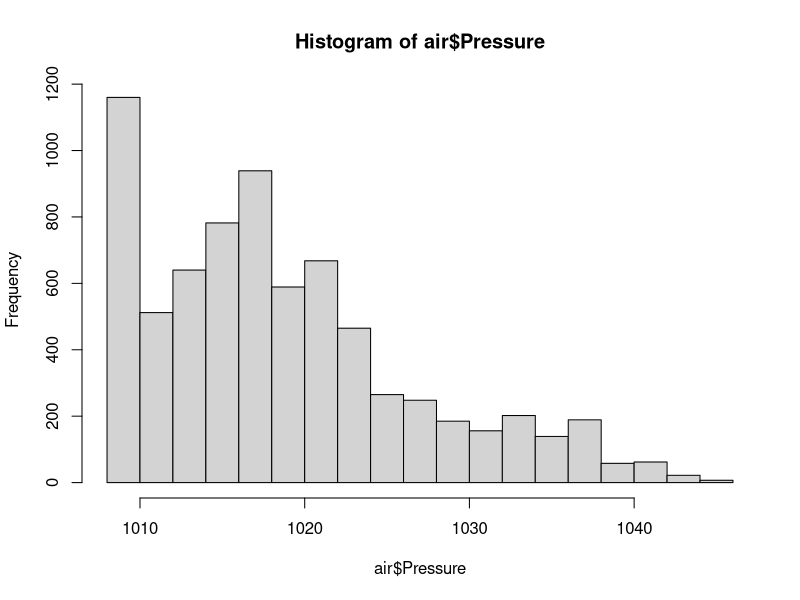
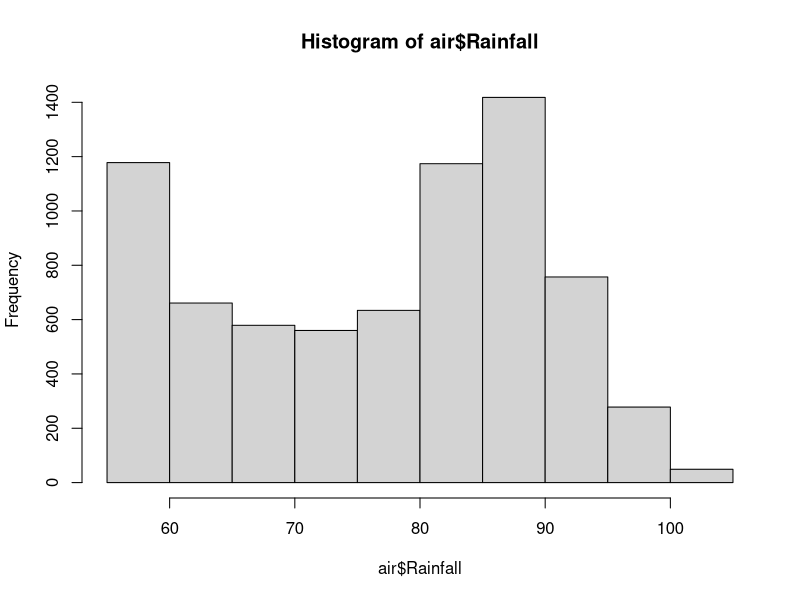
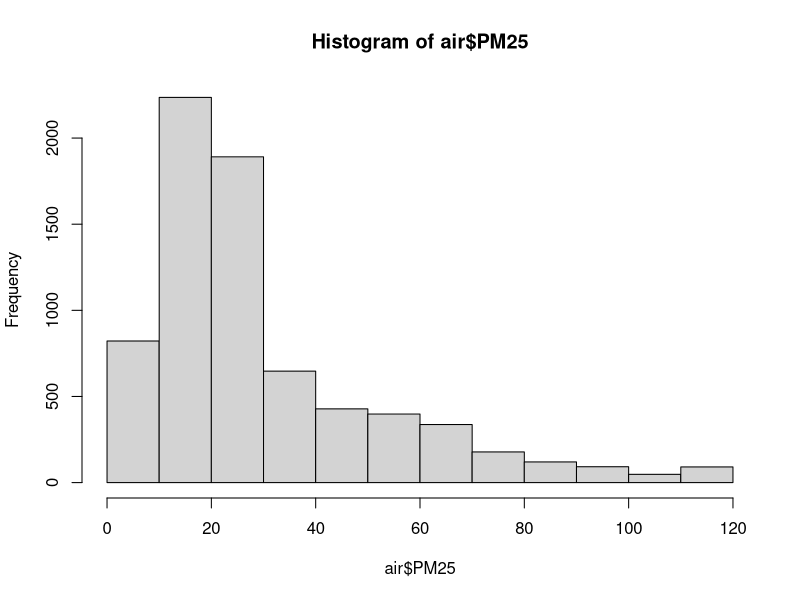
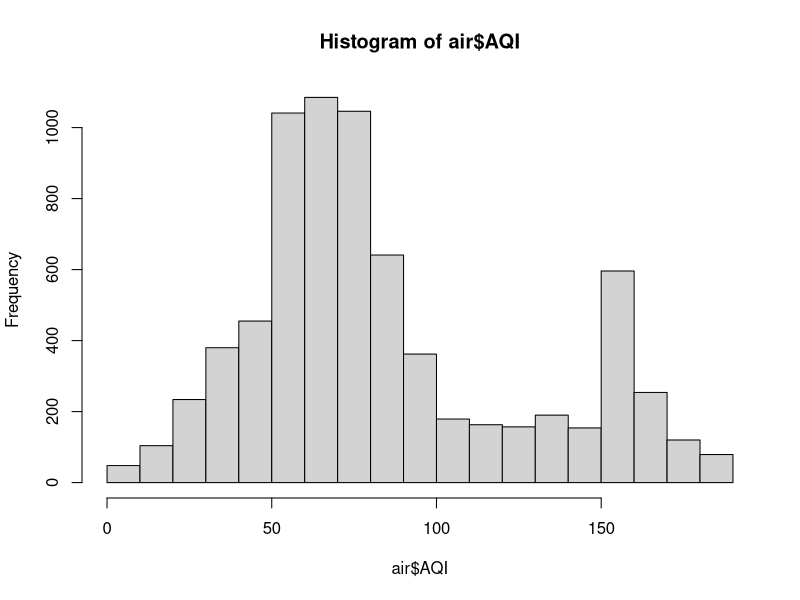
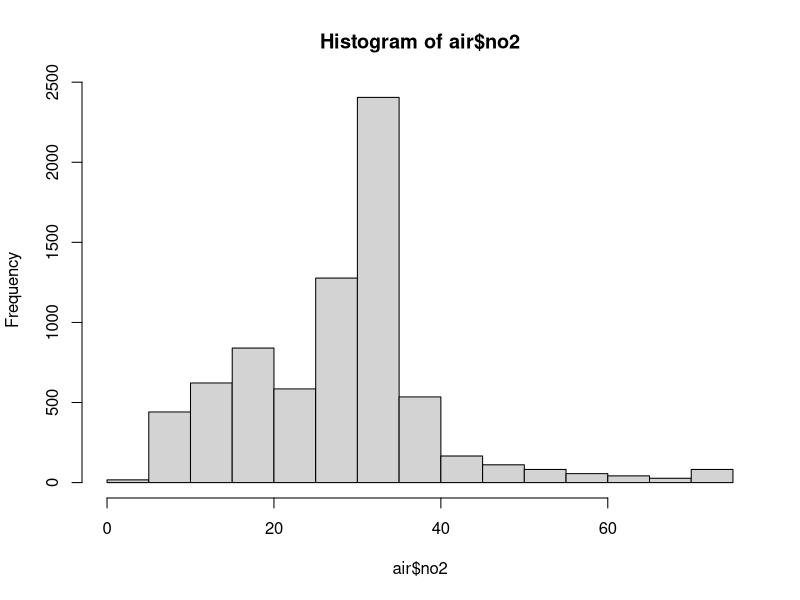

R code for these plots, in order: (Note: this script raises an error after producing the figures.)
# add library and read data
library(tidyverse)
air <- read_csv("data.csv")
summary(air)

# removed the outliers in Pressure 
hist(air$Pressure)
uv <-  quantile(air$Pressure , .1)
air$Pressure[air$Pressure < uv] <- uv
summary(air$Pressure)

# removed the outliers in Rainfall
hist(air$Rainfall)
quantile(air$Rainfall, .1)
vu <- quantile(air$Rainfall, .1)
air$Rainfall[air$Rainfall < vu] <- vu

# removed the outliers in PM25
summary(air$PM25)
hist(air$PM25)
quantile(air$PM25,.99)
lv <- quantile(air$PM25,.99)
air$PM25[air$PM25 > lv] <- lv

# removed the outliers in AQI
summary(air$AQI)
hist(air$AQI)
quantile(air$AQI,.99)
ls <-quantile(air$AQI,.99)
air$AQI[air$AQI > ls] <- ls

# removed the outliers in AQI
summary(air$no2)
quantile(air$no2, .99)
hist(air$no2)
ld <- quantile(air$no2, .99)
air$no2[air$no2 > ld] <- ld

# write into a csv
write_csv(air, "data.csv")
